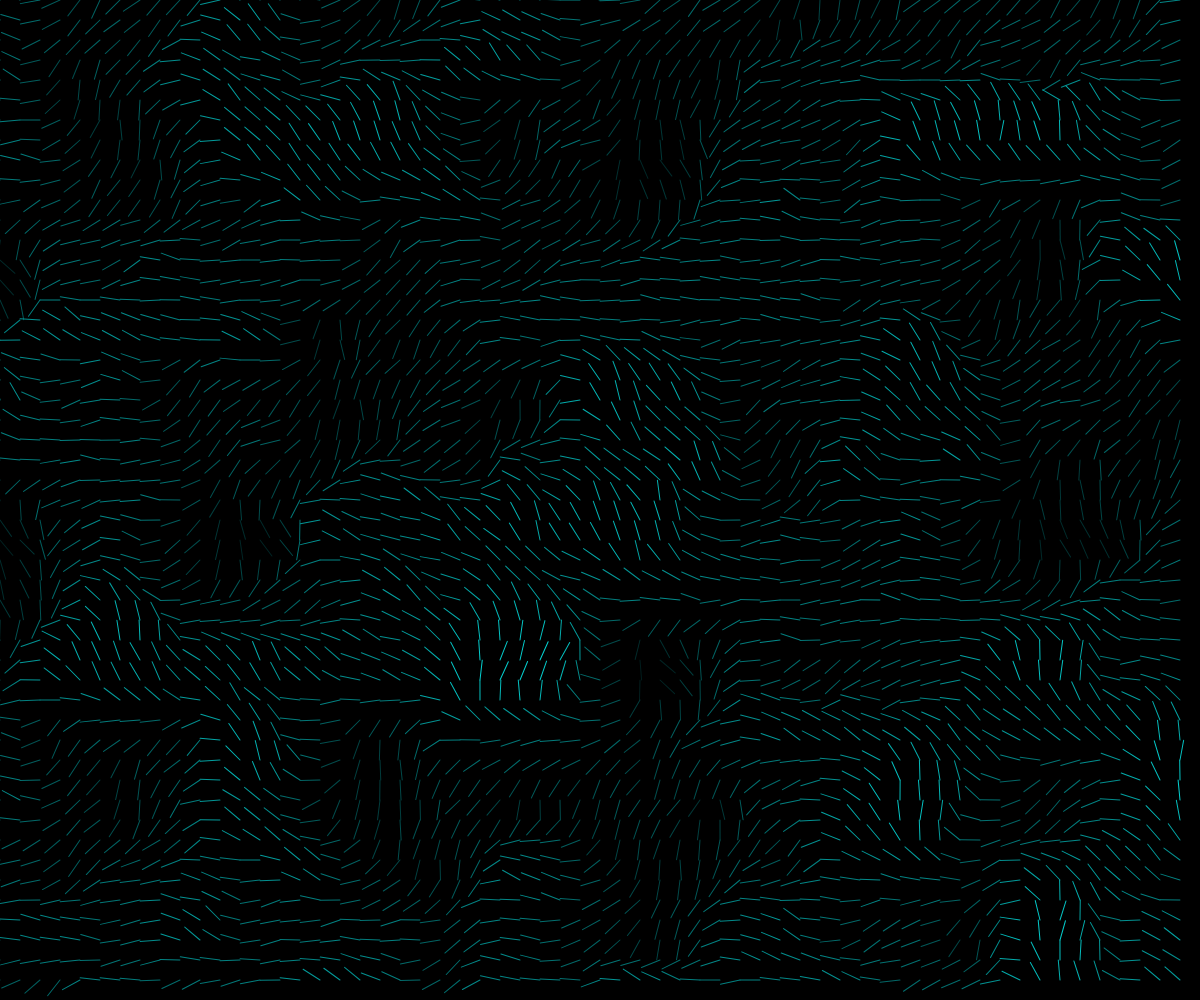
Frame 1 (no input)
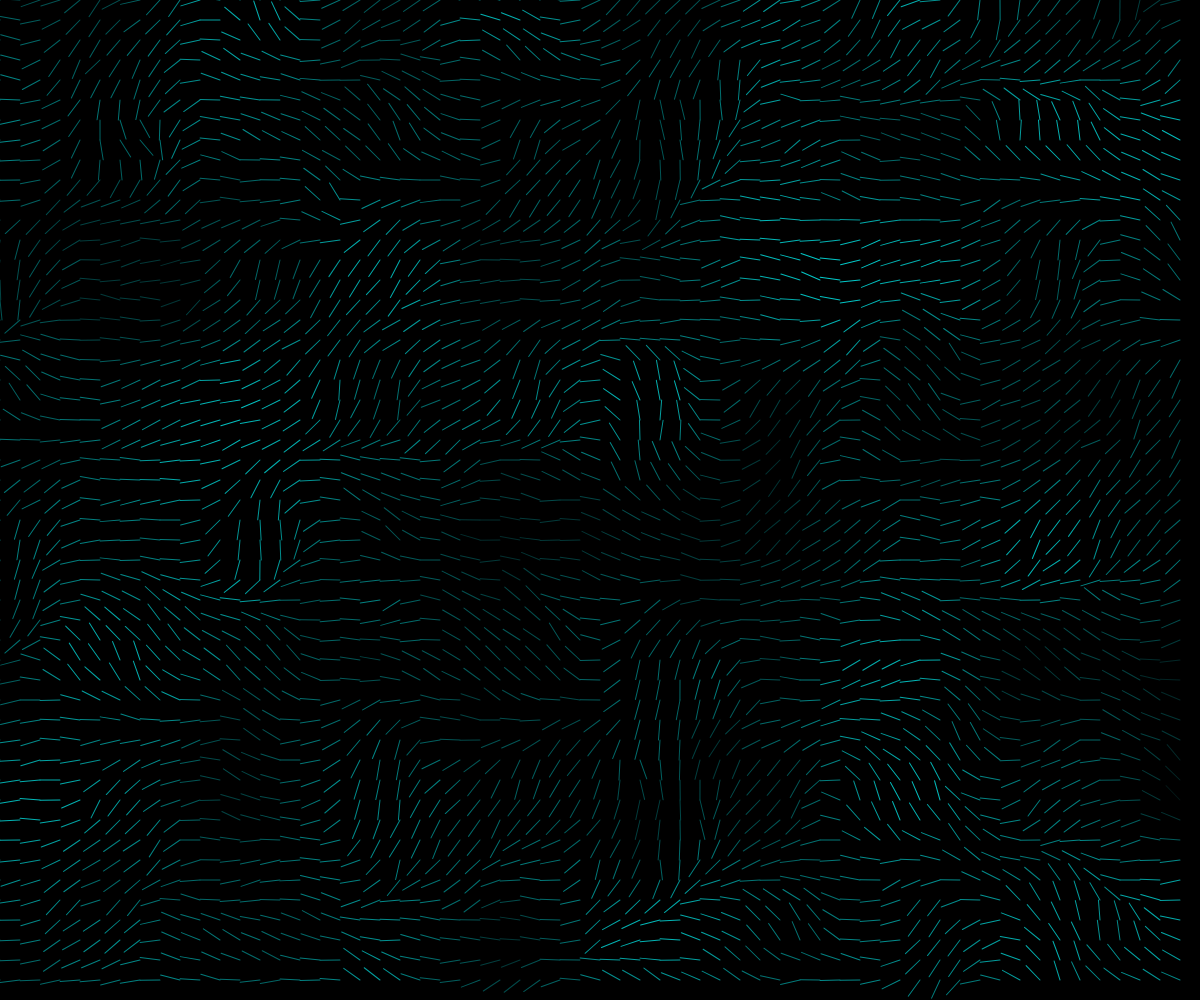
Frame 60 (no input)
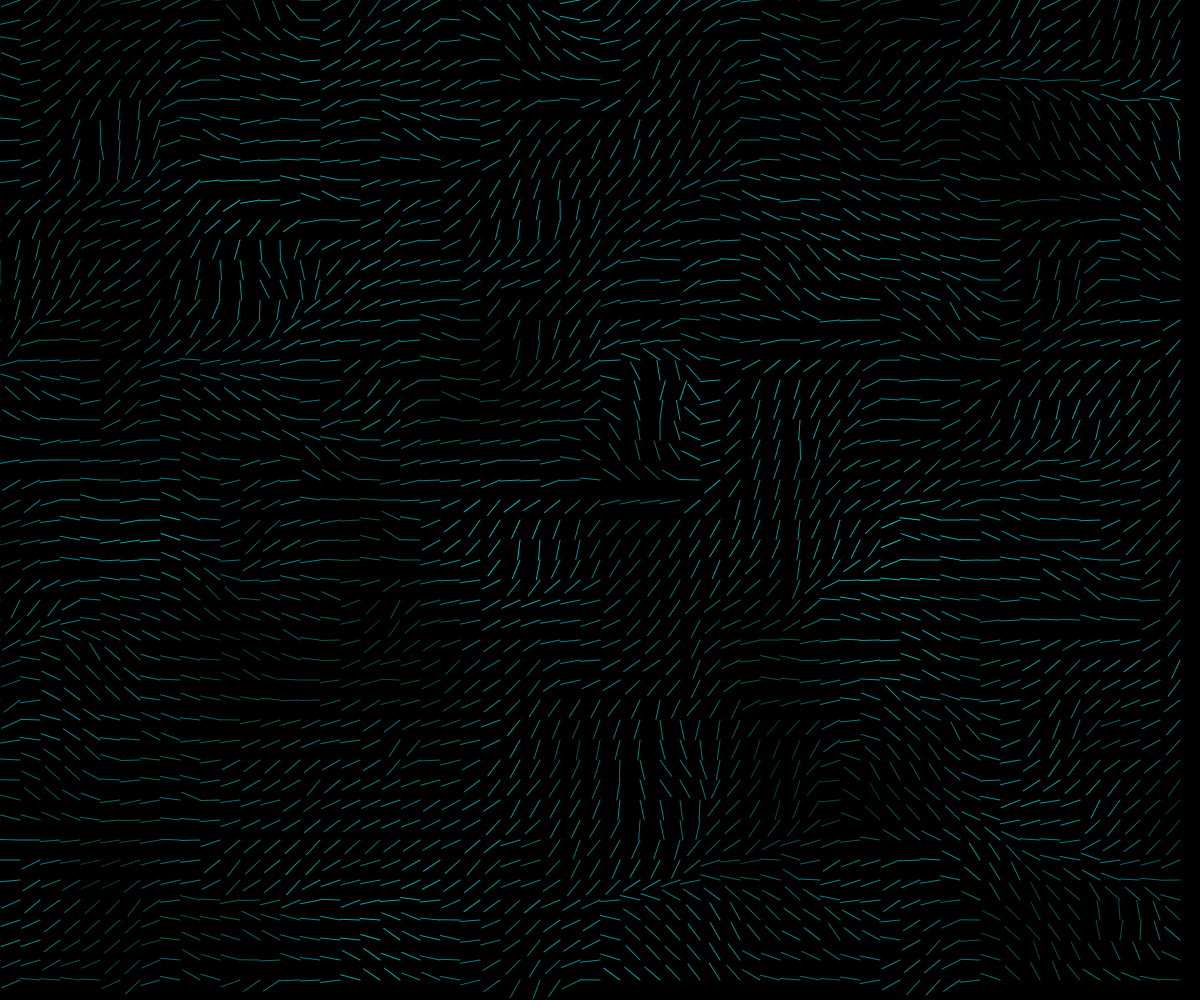
Frame 120 (the mouse pressed at the canvas centre since frame 60)

The p5.js sketch that drew these frames (run headless with seeded random() and noise() and a simulated clock; from frame 60 on, the mouse is pressed at the canvas centre):

// p5.js sketch
// ── sketch.js
let cols, rows;
let zoff = 0;
let colZoff = 0;

const inc = 0.15;
const scl = 20;
const numParticles = 100;
const points = [];

function setup() {
  createCanvas(windowWidth, windowHeight);
  cols = floor(width / scl);
  rows = floor(height / scl);
}

function draw() {
  background(0);
  let yoff = 0;
  for (let y = 0; y < rows; y++) {
    let xoff = 0;
    for (let x = 0; x < cols; x++) {
      let index = (x + y * width) * 4;
      let angle = noise(xoff, yoff, zoff) * TWO_PI;
      let v = p5.Vector.fromAngle(angle);
      xoff += inc;

      let noiseColor = noise(xoff, yoff, colZoff) * 255;
      stroke([angle, noiseColor, noiseColor]);
      push();
      translate(x * scl, y * scl);
      rotate(v.heading());
      line(0, 0, scl, 0);
      pop();
    }
    yoff += inc;
  }

  zoff += 0.005;
  colZoff += 0.02;
}

// ── particle.js
class particle {
  constructor(x, y, color) {
    this.x = x;
    this.y = y;
    this.size = 1;
    this.speed = 1;
    this.color = color;
    this.len = 64;
  }

  show() {
    strokeWeight(this.size);
    stroke(this.color);
    point(this.x, this.y);
  }

  update() {
    let theta =
      noise(this.x / noiseScale.value(), this.y / noiseScale.value()) *
      noiseStrength.value();
    this.x += cos(theta) * this.speed;
    this.y += sin(theta) * this.speed;
  }
}
